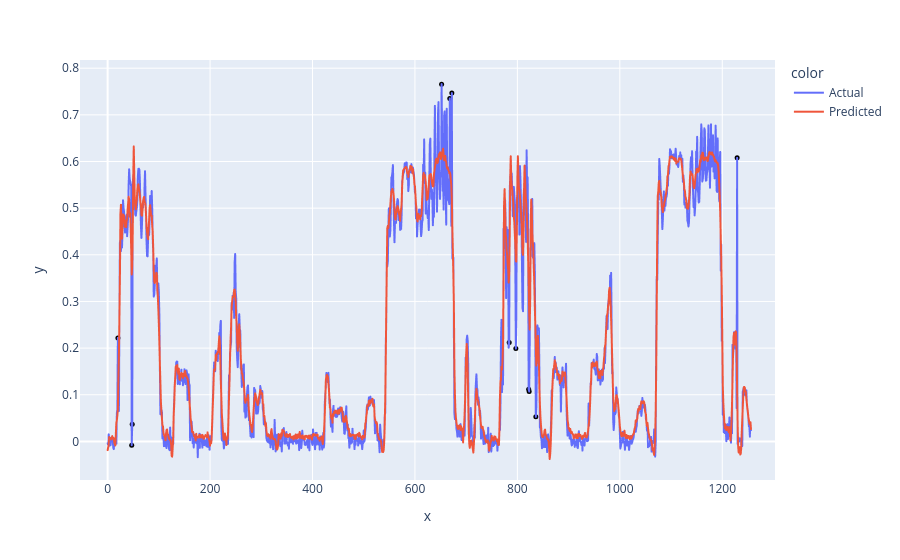

Notebook source saved alongside this figure:
### Code cell
noise = get_noise(df10_testX, 0.01)
predicted_load_test_noise = model.predict(df10_testX + noise)
display_prediction(df10_testX + noise, predicted_load_test_noise, 4,  mean, std, 2)

### Figure 1 — Plotly figure (JSON) as saved in the notebook; plotly's stock layout.template omitted (floating-point values rounded to 4 significant figures; data arrays with more than 128 entries replaced by an {"elided": "..."} marker saying what was removed)
{"data": [{"hovertemplate": "color=Actual<br>x=%{x}<br>y=%{y}<extra></extra>", "legendgroup": "Actual", "line": {"color": "#636efa", "dash": "solid"}, "marker": {"symbol": "circle"}, "mode": "lines", "name": "Actual", "showlegend": true, "type": "scattergl", "x": {"elided": "1257 int values"}, "xaxis": "x", "y": {"elided": "1257 float values"}, "yaxis": "y"}, {"hovertemplate": "color=Predicted<br>x=%{x}<br>y=%{y}<extra></extra>", "legendgroup": "Predicted", "line": {"color": "#EF553B", "dash": "solid"}, "marker": {"symbol": "circle"}, "mode": "lines", "name": "Predicted", "showlegend": true, "type": "scattergl", "x": {"elided": "1257 int values"}, "xaxis": "x", "y": {"elided": "1257 float values"}, "yaxis": "y"}, {"hovertemplate": "x=%{x}<br>y=%{y}<extra></extra>", "legendgroup": "", "marker": {"color": "black", "size": 5, "symbol": "circle"}, "mode": "markers", "name": "", "orientation": "v", "showlegend": false, "type": "scatter", "x": [20, 47, 48, 652, 668, 672, 784, 797, 822, 823, 836, 1229], "xaxis": "x", "y": [0.2219, -0.008254, 0.03683, 0.7659, 0.7353, 0.7466, 0.2122, 0.1991, 0.1119, 0.1071, 0.05272, 0.6078], "yaxis": "y"}], "layout": {"legend": {"title": {"text": "color"}, "tracegroupgap": 0}, "margin": {"t": 60}, "xaxis": {"anchor": "y", "domain": [0, 1], "title": {"text": "x"}}, "yaxis": {"anchor": "x", "domain": [0, 1], "title": {"text": "y"}}}}
